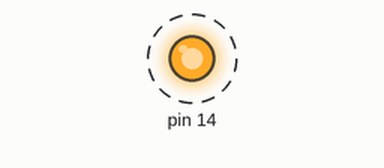
Simulated run of this sketch. Board: Arduino Uno, built with avr-gcc and run on an emulated ATmega328P. Parts: output pins drawn as LEDs (lit = HIGH). Dashed ring = blinking.

Above: at 0.12 s.
Timing chart, 0 to 3.0 s (numbered marks = the images above):
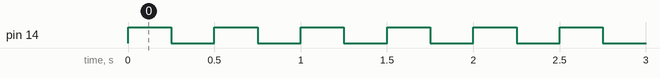

Measured:
- by itself, pin 14: alternates HIGH for 0.25 s and LOW for 0.25 s

The sketch:

pico-blink-gp14.ino
```cpp
void setup() { pinMode(14, OUTPUT); }
void loop() { digitalWrite(14, HIGH); delay(250); digitalWrite(14, LOW); delay(250); }
```
